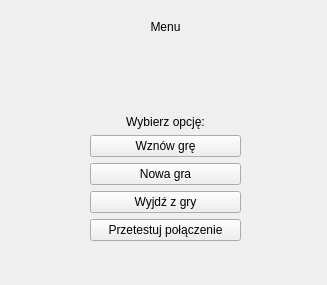
<?xml version="1.0" encoding="UTF-8"?>
<ui version="4.0">
 <class>menu</class>
 <widget class="QWidget" name="menu">
  <property name="geometry">
   <rect>
    <x>0</x>
    <y>0</y>
    <width>327</width>
    <height>285</height>
   </rect>
  </property>
  <property name="windowTitle">
   <string>Form</string>
  </property>
  <widget class="QWidget" name="">
   <property name="geometry">
    <rect>
     <x>90</x>
     <y>20</y>
     <width>151</width>
     <height>221</height>
    </rect>
   </property>
   <layout class="QVBoxLayout" name="verticalLayout">
    <item>
     <widget class="QLabel" name="labelMenu">
      <property name="text">
       <string>Menu</string>
      </property>
      <property name="alignment">
       <set>Qt::AlignmentFlag::AlignCenter</set>
      </property>
     </widget>
    </item>
    <item>
     <spacer name="verticalSpacer">
      <property name="orientation">
       <enum>Qt::Orientation::Vertical</enum>
      </property>
      <property name="sizeHint" stdset="0">
       <size>
        <width>20</width>
        <height>40</height>
       </size>
      </property>
     </spacer>
    </item>
    <item>
     <widget class="QLabel" name="labelPrompt">
      <property name="text">
       <string>Wybierz opcję:</string>
      </property>
      <property name="alignment">
       <set>Qt::AlignmentFlag::AlignCenter</set>
      </property>
     </widget>
    </item>
    <item>
     <widget class="QPushButton" name="buttonGoBack">
      <property name="text">
       <string>Wznów grę</string>
      </property>
     </widget>
    </item>
    <item>
     <widget class="QPushButton" name="buttonNewGame">
      <property name="text">
       <string>Nowa gra</string>
      </property>
     </widget>
    </item>
    <item>
     <widget class="QPushButton" name="buttonExit">
      <property name="text">
       <string>Wyjdź z gry</string>
      </property>
     </widget>
    </item>
    <item>
     <widget class="QPushButton" name="buttonTest">
      <property name="text">
       <string>Przetestuj połączenie</string>
      </property>
     </widget>
    </item>
   </layout>
  </widget>
 </widget>
 <resources/>
 <connections/>
</ui>
